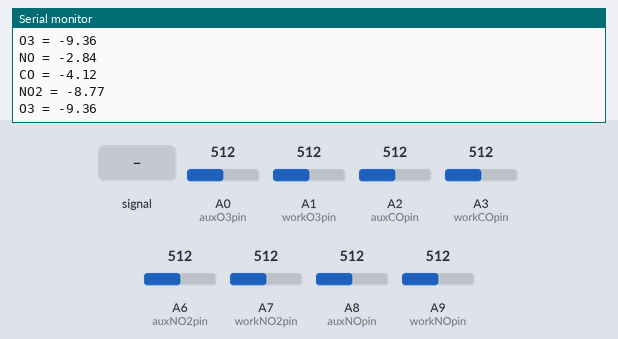
This sketch was run on a simulated Arduino Mega 2560, built with avr-gcc and run on an emulated ATmega2560. Shown: the last lines printed to the serial monitor. The test bench sets the inputs (shaded band); at power-on: A0 (auxO3pin) = 512, A1 (workO3pin) = 512, A2 (auxCOpin) = 512, A3 (workCOpin) = 512, A6 (auxNO2pin) = 512, A7 (workNO2pin) = 512, A8 (auxNOpin) = 512, A9 (workNOpin) = 512.

Above: at 1.8 s.
1.9 s: A0 (auxO3pin) fed a 200 Hz sine of ±81 counts around its level
At 2.8 s:
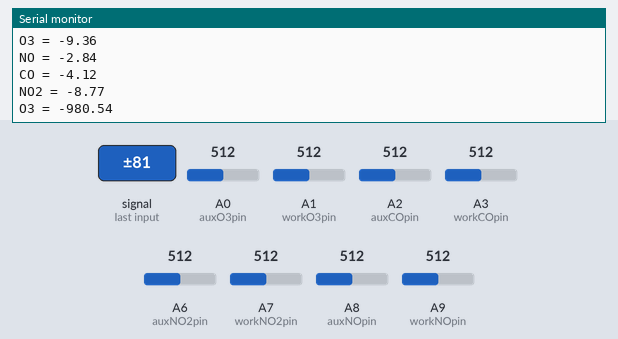
3.4 s: A2 (auxCOpin) fed a 200 Hz sine of ±81 counts around its level
4.9 s: A6 (auxNO2pin) fed a 200 Hz sine of ±81 counts around its level
At 5.7 s:
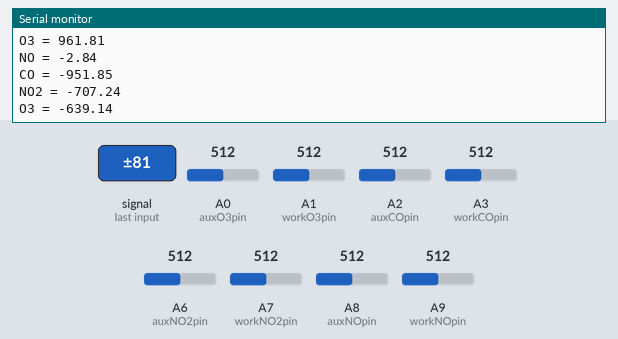
6.4 s: A8 (auxNOpin) fed a 200 Hz sine of ±81 counts around its level
7.9 s: A0 (auxO3pin) set to 716
At 8.4 s:
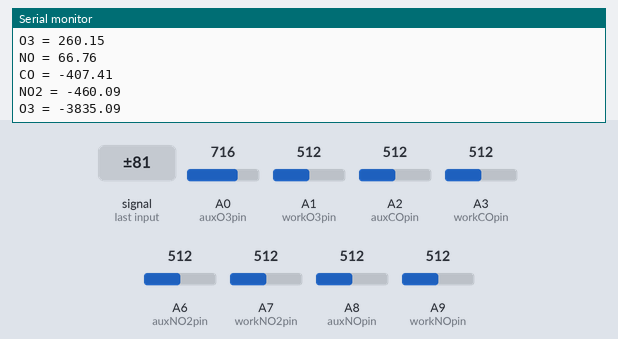
9.4 s: A1 (workO3pin) set to 716
At 10.9 s:
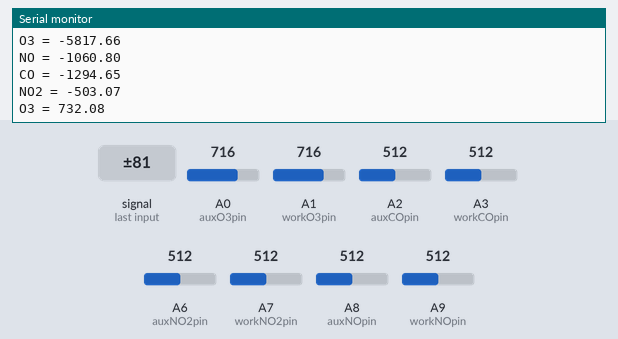
Timing chart, 0 to 11.9 s (numbered marks = the images above; inputs shaded):
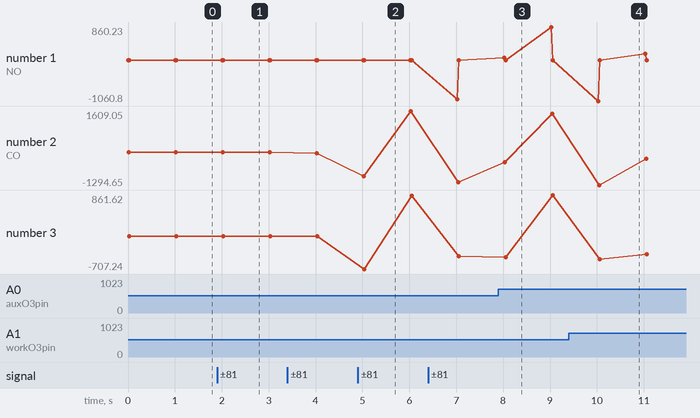

The sketch:

alphasense_iso.ino
```cpp
//Alphasense Electrochemical gas sensors
float workNO, worksumNO, auxNO, auxsumNO, workCO, worksumCO, auxCO, auxsumCO, NO, CO, sumNO, sumCO, avgNO, avgCO = 0;
float workNO2, worksumNO2, auxNO2, auxsumNO2, workO3, worksumO3, auxO3, auxsumO3, NO2, O3, avgNO2, avgO3, sumNO2, sumO3 = 0;
int workNO2pin = A7; // GND SN2 CO2
int auxNO2pin = A6; // 6V SN1 CO2
int workO3pin = A1; // GND SN2 O3
int auxO3pin = A0; // 6V SN2 O3

int workNOpin = A9;//A12; // GND SN1 NO
int auxNOpin = A8;//A13; // 6V SN1 NO
int workCOpin = A3;//A14; // GND SN2 CO
int auxCOpin = A2;//A15; // 6V SN2 CO

void setup() {
  // put your setup code here, to run once:
  Serial.begin(9600);
}

void loop() {
  // put your main code here, to run repeatedly:
  //Electrochem


  workNO = analogRead(workNOpin) * 4.9;

  auxNO = analogRead(auxNOpin) * 4.9;

  workCO = analogRead(workCOpin) * 4.9;

  auxCO = analogRead(auxCOpin) * 4.9;


  workNO2 = analogRead(workNO2pin) * 4.9;

  auxNO2 = analogRead(auxNO2pin) * 4.9;

  workO3 = analogRead(workO3pin) * 4.9;

  auxO3 = analogRead(auxO3pin) * 4.9;


  NO = ((workNO - 271) - (auxNO - 270)) / 0.352;
  CO = ((workCO - 280) - (auxCO - 279)) / 0.243;
  NO2 = ((workNO2 - 298) - (auxNO2 - 294)) / 0.456;
  O3 = (((workO3 - 412) - (auxO3 - 407)) - NO2 * 0.333) / 0.222;

  Serial.print("NO = ");
  Serial.println(NO);
  Serial.print("CO = ");
  Serial.println(CO);
  Serial.print("NO2 = ");
  Serial.println(NO2);
    Serial.print("O3 = ");
  Serial.println(O3);
  delay(1000);
}
```

Measured:
- after the input at 1.9 s, the serial monitor: prints a new line after 0.15 s (image 1)
- after the input at 4.9 s, the serial monitor: prints a new line after 0.14 s (image 2)
- after the input at 7.9 s, the serial monitor: prints a new line after 0.17 s (image 3)
- after the input at 9.4 s, the serial monitor: prints a new line after 0.68 s (image 4)
- plotted number 2: -4.12 → -44.44 after the input at 3.4 s, -1193.83 → 1508.23 after the input at 7.9 s, 1508.23 → -266.25 after the input at 9.4 s
- plotted number 3: -8.77 → 850.88 after the input at 4.9 s, -438.6 → 861.62 after the input at 7.9 s, 861.62 → -395.61 after the input at 9.4 s
